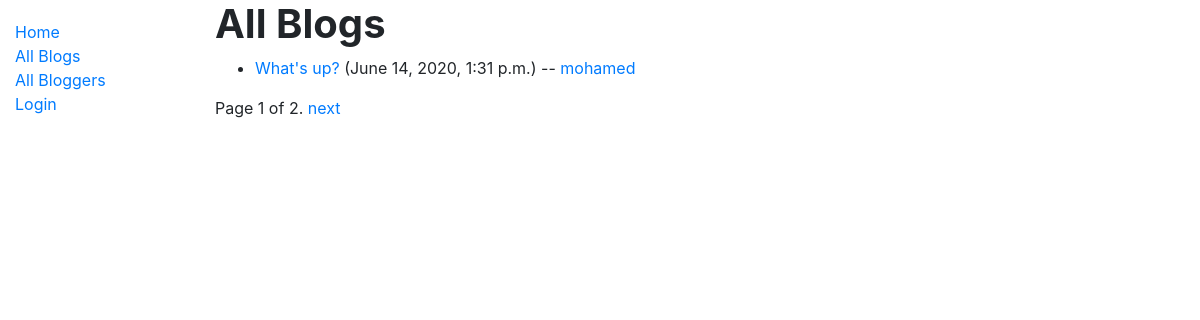
The app's page /blog/all with its own data.
### blog/models.py (models this page shows, shortened)
class Blog(models.Model):
    post = models.CharField(max_length=200)
    author = models.ForeignKey(Author, on_delete=models.SET_NULL, null=True, blank=True)
    description = models.TextField()
    date = models.DateTimeField(auto_now=True)
    def get_absolute_url(self):
        return reverse('blog-detail', args=[str(self.id)])

class Author(models.Model):
    name = models.OneToOneField(User, on_delete=models.SET_NULL, null=True)
    bio = models.TextField()
    class Meta:
        ordering = ['name']
    def __str__(self):
        return self.name.username
    def get_absolute_url(self):
        return reverse('author-detail', args=[str(self.id)])

### blog/views.py (the view)
# urls.py: path('all', views.BlogListView.as_view(), name='blogs'),
class BlogListView(generic.ListView):
    model = Blog
    paginate_by = 1

### blog/templates/blog/blog_list.html
{% extends "base_generic.html" %}
{% block content %}
  <h1><strong>All Blogs</strong></h1>
  {% if blog_list %}
  <ul>
    {% for blog in blog_list %}
      <li>
        <a href="{{ blog.get_absolute_url }}">{{ blog.post }}</a> ({{blog.date}}) -- <a href="{{ blog.author.get_absolute_url }}">{{ blog.author }}</a>
      </li>
    {% endfor %}
  </ul>
  {% else %}
    <p>There are no posts in this blog.</p>
  {% endif %}
{% endblock %}

### records on screen
Blog: post "What's up?", date "June 14, 2020, 1:31 p.m.", author "mohamed"

### other values on screen
{{ page_obj.number }} "1"
{{ page_obj.paginator.num_pages }} "2"
